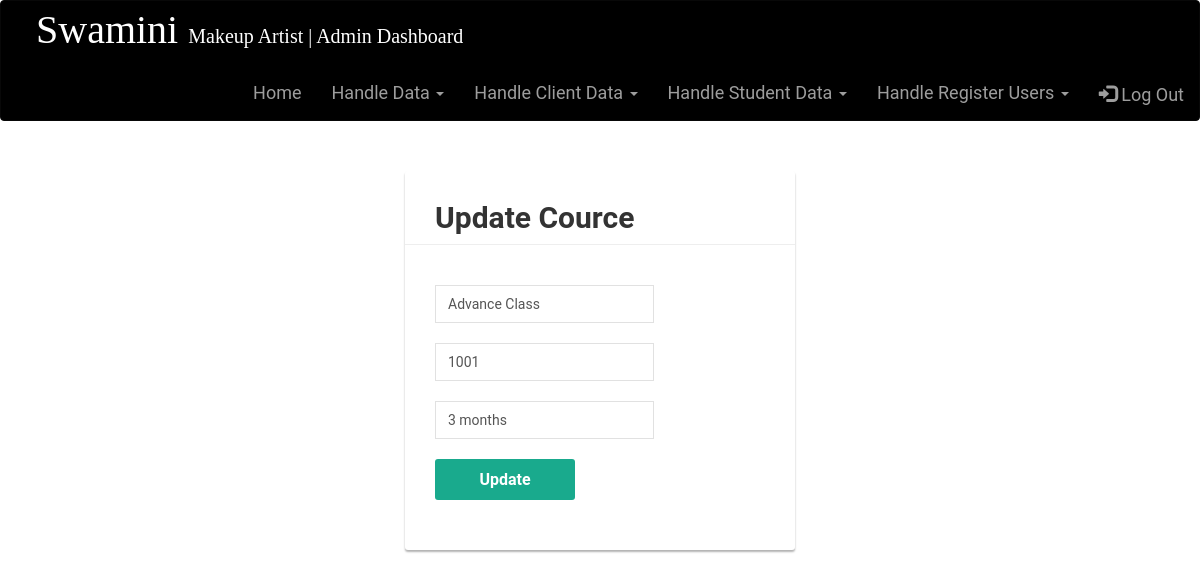
The page /admin/upcources.php?courceid=101 on the database its author committed.
### tables this page shows
CREATE TABLE IF NOT EXISTS `cource` (
  `courceid` int(30) NOT NULL,
  `courcename` varchar(30) NOT NULL,
  `rates` double NOT NULL,
  `duration` varchar(30) NOT NULL,
  `des` varchar(300) NOT NULL,
  PRIMARY KEY (`courceid`)
);

### admin/upcources.php (the view, shortened to what this page needs)
<?php
include("header.php");
$cid=$_GET["courceid"];
include("../connection.php");
$q="select * from cource where courceid=$cid";
$rs=mysqli_query($cn,$q);
$nm="";
$rt="";
$du="";
if($a=mysqli_fetch_array($rs))
{
$nm=$a['courcename'];
$rt=$a['rates'];
$du=$a['duration'];
}
?>
<div class="signup-form">
    <form  method="post"  id=frmreg  name="myForm">
		<h2>Update Cource</h2>
		<hr>
		  <div class="form-group">
			<div class="input-group">
				<input type="text" class="form-control" name="crnm" placeholder="Cource Name" required="required" value="<?php echo $nm; ?>">
			</div>
        </div>
		<div class="form-group">
			<div class="input-group">
				<input type="text" class="form-control" name="fee" placeholder="Fees" required="required" value="<?php echo $rt; ?>">
			</div>
        </div>
		<div class="form-group">
			<div class="input-group">
				<input type="text" class="form-control" name="duration" placeholder="Duration in days" required="required" value="<?php echo $du; ?>">
			</div>
        </div>
		<div class="form-group">
            <button type="submit" class="btn btn-primary btn-lg" name="btnsub">Update</button>
        </div>
    </form>
</div>
<?php
include ("footer.php");
?>

### admin/upcources.php (style rules this page uses)
body { color: #fff; background-image: url("images/img8.png"); background-position: center; background-repeat: no-repeat; background-size: cover; font-family: 'Roboto', sans-serif; }
.form-control, .form-control:focus, .input-group-addon { border-color: #e1e1e1; }
.form-control, .btn { border-radius: 3px; }
.signup-form { width: 390px; margin: 0 auto; padding: 30px 0; }
.signup-form form { color: #999; border-radius: 3px; margin-bottom: 15px; background: #fff; box-shadow: 0px 2px 2px rgba(0, 0, 0, 0.3); padding: 30px; }
.signup-form h2 { color: #333; font-weight: bold; margin-top: 0; }
.signup-form hr { margin: 0 -30px 20px; }
.signup-form .form-group { margin-bottom: 20px; }
.signup-form .form-control { min-height: 38px; box-shadow: none !important; }
.signup-form .btn { font-size: 16px; font-weight: bold; background: #19aa8d; border: none; min-width: 140px; }

### rows shown on the page
cource: crnm "Advance Class", fee "1001", duration "3 months"
